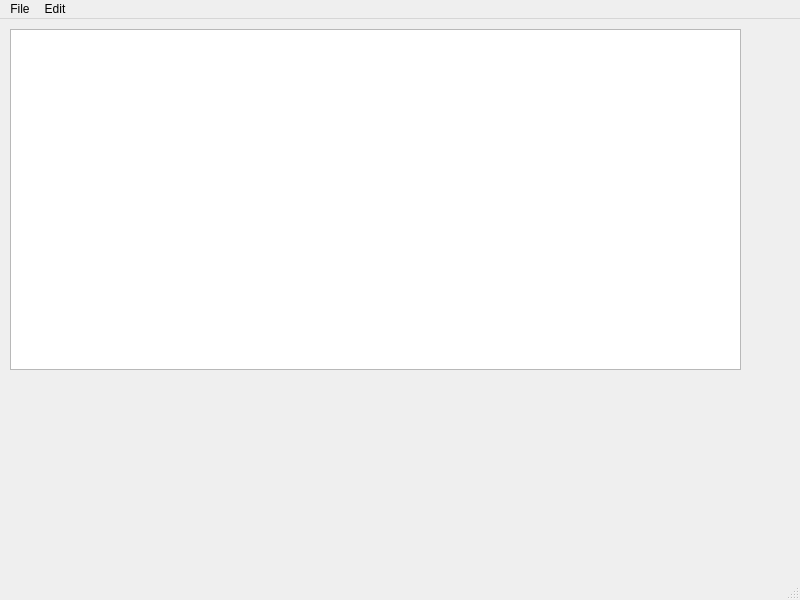
<?xml version="1.0" encoding="UTF-8"?>
<ui version="4.0">
 <class>MainWindow</class>
 <widget class="QMainWindow" name="MainWindow">
  <property name="geometry">
   <rect>
    <x>0</x>
    <y>0</y>
    <width>800</width>
    <height>600</height>
   </rect>
  </property>
  <property name="windowTitle">
   <string>MainWindow</string>
  </property>
  <widget class="QWidget" name="centralwidget">
   <widget class="QWidget" name="verticalLayoutWidget">
    <property name="geometry">
     <rect>
      <x>10</x>
      <y>10</y>
      <width>731</width>
      <height>341</height>
     </rect>
    </property>
    <layout class="QVBoxLayout" name="verticalLayout">
     <item>
      <widget class="QTextEdit" name="textEdit"/>
     </item>
    </layout>
   </widget>
  </widget>
  <widget class="QMenuBar" name="menubar">
   <property name="geometry">
    <rect>
     <x>0</x>
     <y>0</y>
     <width>800</width>
     <height>22</height>
    </rect>
   </property>
   <widget class="QMenu" name="menuFile">
    <property name="title">
     <string>File</string>
    </property>
    <addaction name="actionNew"/>
    <addaction name="actionOpen"/>
    <addaction name="actionSave"/>
    <addaction name="actionSave_As"/>
    <addaction name="actionPrint"/>
    <addaction name="actionExit"/>
   </widget>
   <widget class="QMenu" name="menuEdit">
    <property name="title">
     <string>Edit</string>
    </property>
    <addaction name="actionCopy"/>
    <addaction name="actionPaste"/>
    <addaction name="actionCut"/>
    <addaction name="actionUndo"/>
    <addaction name="actionRedo"/>
   </widget>
   <addaction name="menuFile"/>
   <addaction name="menuEdit"/>
  </widget>
  <widget class="QStatusBar" name="statusbar"/>
  <action name="actionNew">
   <property name="text">
    <string>New</string>
   </property>
  </action>
  <action name="actionOpen">
   <property name="text">
    <string>Open</string>
   </property>
  </action>
  <action name="actionSave_As">
   <property name="text">
    <string>Save As</string>
   </property>
  </action>
  <action name="actionPrint">
   <property name="text">
    <string>Print</string>
   </property>
  </action>
  <action name="actionExit">
   <property name="text">
    <string>Exit</string>
   </property>
  </action>
  <action name="actionCopy">
   <property name="text">
    <string>Copy</string>
   </property>
  </action>
  <action name="actionPaste">
   <property name="text">
    <string>Paste</string>
   </property>
  </action>
  <action name="actionCut">
   <property name="text">
    <string>Cut</string>
   </property>
  </action>
  <action name="actionUndo">
   <property name="text">
    <string>Undo</string>
   </property>
  </action>
  <action name="actionRedo">
   <property name="text">
    <string>Redo</string>
   </property>
  </action>
  <action name="actionSave">
   <property name="text">
    <string>Save</string>
   </property>
  </action>
 </widget>
 <resources/>
 <connections/>
</ui>
